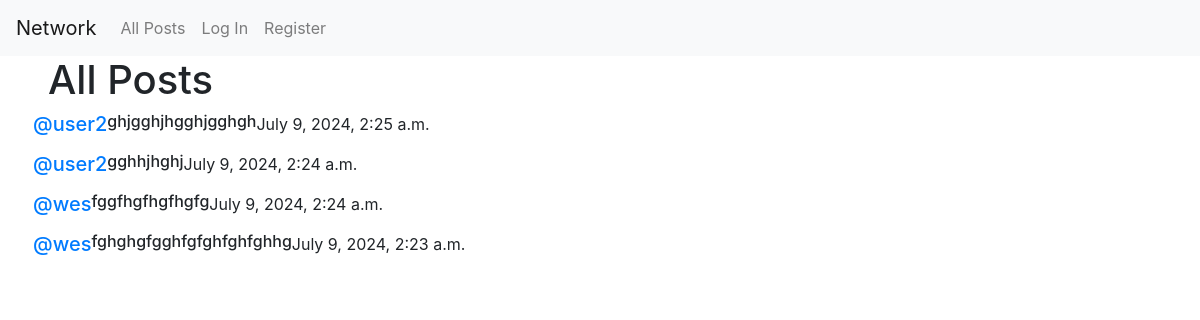
The page / on the database its author committed.
### network/models.py (models this page shows, shortened)
class Post(models.Model):
    content = models.CharField(max_length=140)
    user = models.ForeignKey(User, on_delete=models.CASCADE, related_name="posts")
    date = models.DateTimeField(auto_now_add=True)

class User(AbstractUser):
    pass

### network/views.py (the view)
# urls.py: path("", views.index, name="index"),
def index(request):
    all_posts = Post.objects.all().order_by("-id")
    paginator = Paginator(all_posts, 10)
    page_number = request.GET.get('page')
    posts_of_the_page = paginator.get_page(page_number)
    who_you_liked = []
    if request.user.is_authenticated:
        who_you_liked = list(Like.objects.filter(user=request.user).values_list('post_id', flat=True))
    return render(request, "network/index.html", {
        "posts_of_the_page": posts_of_the_page,
        "whoYouLiked": who_you_liked
    })

### network/templates/network/index.html (shortened to what this page needs)
{% extends "network/layout.html" %}
{% block body %}
    <h1 class="mx-5">All Posts</h1>
    <div class="all-posts mx-5">
        {% for post in posts_of_the_page %}
            <div class="row post">
                <h5 class="username"><a href="{% url 'profile' user_id=post.user.id %}">@{{ post.user }}</a></h5>
                <h6 class="content" id="content_{{ post.id }}">{{ post.content }}</h6>
                <p class="date">{{ post.date }}</p>
            </div>
        {% endfor %}
    </div>
{% endblock %}

### network/templates/network/layout.html (shortened to what this page needs)
{% load static %}
<!DOCTYPE html>
<html lang="en">
    <head>
        <link rel="stylesheet" href="https://stackpath.bootstrapcdn.com/bootstrap/4.4.1/css/bootstrap.min.css">
        <link href="{% static 'network/styles.css' %}" rel="stylesheet">
        <link rel="stylesheet" href="https://cdnjs.cloudflare.com/ajax/libs/font-awesome/4.7.0/css/font-awesome.min.css">
    </head>
    <body>
        <nav class="navbar navbar-expand-lg navbar-light bg-light">
            <a class="navbar-brand" href="{% url 'index' %}">Network</a>
            <div>
              <ul class="navbar-nav mr-auto">
                <li class="nav-item">
                  <a class="nav-link" href="{% url 'index' %}">All Posts</a>
                </li>
                {% if user.is_authenticated %}
                    <li class="nav-item">
                        <a class="nav-link" href="{% url 'following' %}">Following</a>
                    </li>
                    <li class="nav-item">
                        <a class="nav-link" href="{% url 'logout' %}">Log Out</a>
                    </li>
                {% else %}
                    <li class="nav-item">
                        <a class="nav-link" href="{% url 'login' %}">Log In</a>
                    </li>
                    <li class="nav-item">
                        <a class="nav-link" href="{% url 'register' %}">Register</a>
                    </li>
                {% endif %}
              </ul>
            </div>
          </nav>
        <div class="body">
            {% block body %}
            {% endblock %}
        </div>
    </body>
</html>

### rows shown on the page
Post: user "user2", content "ghjgghjhgghjgghgh", date "July 9, 2024, 2:25 a.m."
Post: user "user2", content "gghhjhghj", date "July 9, 2024, 2:24 a.m."
Post: user "wes", content "fggfhgfhgfhgfg", date "July 9, 2024, 2:24 a.m."
Post: user "wes", content "fghghgfgghfgfghfghfghhg", date "July 9, 2024, 2:23 a.m."
